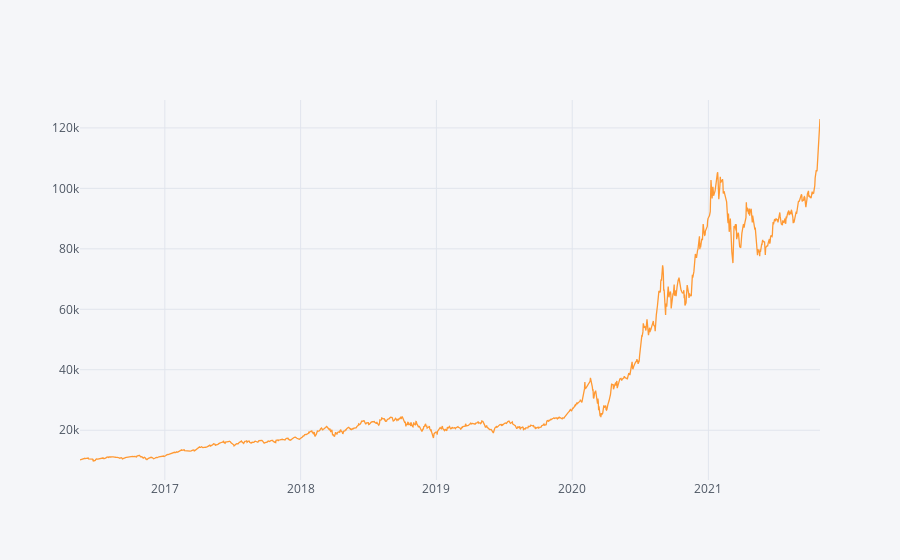

The notebook cell this image was saved under:
### Code cell
((results.Close.pct_change().dropna()+1).cumprod()*capital).iplot()

### Figure 1 — Plotly figure (JSON) as saved in the notebook; plotly's stock layout.template omitted (floating-point values rounded to 4 significant figures; data arrays with more than 128 entries replaced by an {"elided": "..."} marker saying what was removed)
{"data": [{"line": {"color": "rgba(255, 153, 51, 1.0)", "dash": "solid", "shape": "linear", "width": 1.3}, "mode": "lines", "name": "Close", "text": "", "type": "scatter", "x": {"elided": "1373 str values"}, "y": {"elided": "1373 float values"}}], "layout": {"legend": {"bgcolor": "#F5F6F9", "font": {"color": "#4D5663"}}, "paper_bgcolor": "#F5F6F9", "plot_bgcolor": "#F5F6F9", "title": {"font": {"color": "#4D5663"}}, "xaxis": {"gridcolor": "#E1E5ED", "showgrid": true, "tickfont": {"color": "#4D5663"}, "title": {"font": {"color": "#4D5663"}, "text": ""}, "zerolinecolor": "#E1E5ED"}, "yaxis": {"gridcolor": "#E1E5ED", "showgrid": true, "tickfont": {"color": "#4D5663"}, "title": {"font": {"color": "#4D5663"}, "text": ""}, "zerolinecolor": "#E1E5ED"}}}
